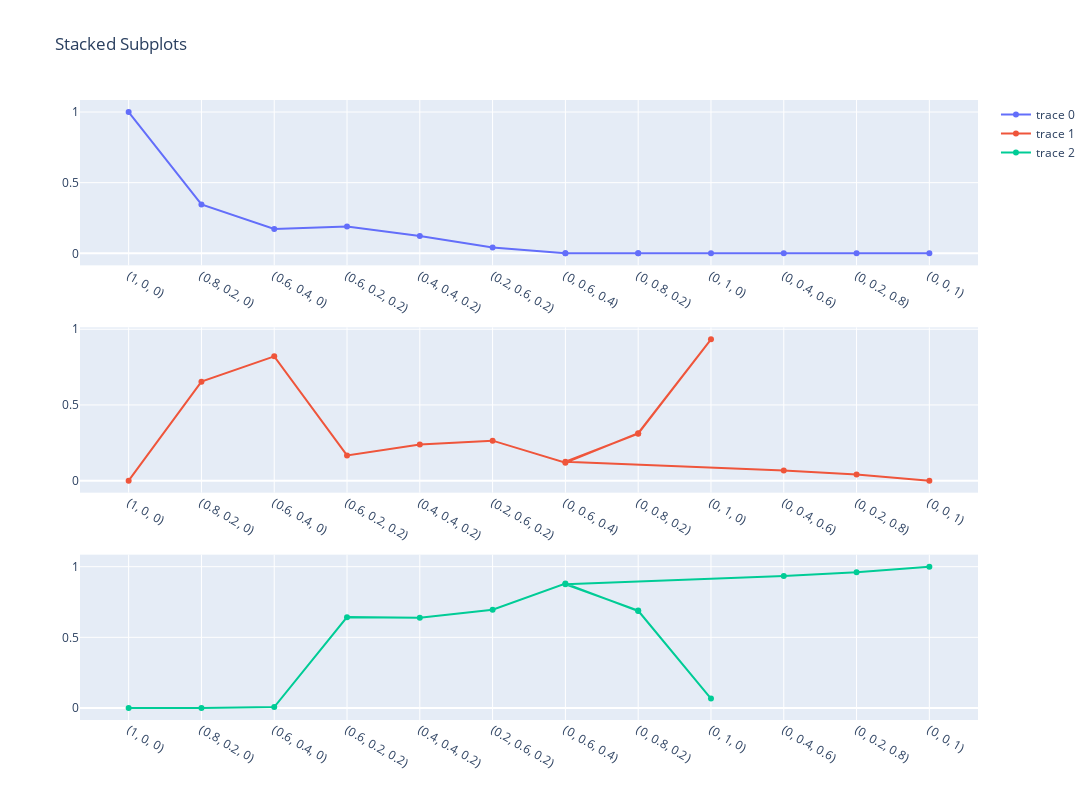

The notebook cell saved with this chart:
### Code cell
from plotly.subplots import make_subplots
import plotly.graph_objects as go

mean_ratios = [np.mean(list_of_ratios, axis=0) for list_of_ratios in full_ratios]

fig = make_subplots(rows=3, cols=1)

fig.append_trace(go.Scatter(
    x=[str(i) for i in demand_ratios], 
    y=[ratio[0] for ratio in mean_ratios]
), row=1, col=1)

fig.append_trace(go.Scatter(
    x=[str(i) for i in demand_ratios], 
    y=[ratio[1] for ratio in mean_ratios]
), row=2, col=1)

fig.append_trace(go.Scatter(
    x=[str(i) for i in demand_ratios], 
    y=[ratio[2] for ratio in mean_ratios]
), row=3, col=1)


fig.update_layout(height=800, width=1300, title_text="Demand & Supply Ratios")
fig.show()

### Figure 1 — Plotly figure (JSON) as saved in the notebook; plotly's stock layout.template omitted (floating-point values rounded to 4 significant figures)
{"data": [{"type": "scatter", "x": ["(1, 0, 0)", "(0.8, 0.2, 0)", "(0.6, 0.4, 0)", "(0.6, 0.2, 0.2)", "(0.4, 0.4, 0.2)", "(0.2, 0.6, 0.2)", "(0, 0.6, 0.4)", "(0, 0.8, 0.2)", "(0, 1, 0)", "(0, 0.8, 0.2)", "(0, 0.6, 0.4)", "(0, 0.4, 0.6)", "(0, 0.2, 0.8)", "(0, 0, 1)"], "xaxis": "x", "y": [1, 0.3463, 0.1723, 0.1902, 0.1231, 0.04048, 0, 0, 0, 0, 0, 0, 0, 0], "yaxis": "y"}, {"type": "scatter", "x": ["(1, 0, 0)", "(0.8, 0.2, 0)", "(0.6, 0.4, 0)", "(0.6, 0.2, 0.2)", "(0.4, 0.4, 0.2)", "(0.2, 0.6, 0.2)", "(0, 0.6, 0.4)", "(0, 0.8, 0.2)", "(0, 1, 0)", "(0, 0.8, 0.2)", "(0, 0.6, 0.4)", "(0, 0.4, 0.6)", "(0, 0.2, 0.8)", "(0, 0, 1)"], "xaxis": "x2", "y": [0, 0.6537, 0.8211, 0.1667, 0.2384, 0.2643, 0.1189, 0.3135, 0.9333, 0.3102, 0.1246, 0.06631, 0.04006, 0], "yaxis": "y2"}, {"type": "scatter", "x": ["(1, 0, 0)", "(0.8, 0.2, 0)", "(0.6, 0.4, 0)", "(0.6, 0.2, 0.2)", "(0.4, 0.4, 0.2)", "(0.2, 0.6, 0.2)", "(0, 0.6, 0.4)", "(0, 0.8, 0.2)", "(0, 1, 0)", "(0, 0.8, 0.2)", "(0, 0.6, 0.4)", "(0, 0.4, 0.6)", "(0, 0.2, 0.8)", "(0, 0, 1)"], "xaxis": "x3", "y": [0, 0, 0.006667, 0.643, 0.6385, 0.6952, 0.8811, 0.6865, 0.06667, 0.6898, 0.8754, 0.9337, 0.9599, 1], "yaxis": "y3"}], "layout": {"height": 800, "title": {"text": "Stacked Subplots"}, "width": 1300, "xaxis": {"anchor": "y", "domain": [0, 1]}, "xaxis2": {"anchor": "y2", "domain": [0, 1]}, "xaxis3": {"anchor": "y3", "domain": [0, 1]}, "yaxis": {"anchor": "x", "domain": [0.7333, 1]}, "yaxis2": {"anchor": "x2", "domain": [0.3667, 0.6333]}, "yaxis3": {"anchor": "x3", "domain": [0, 0.2667]}}}
